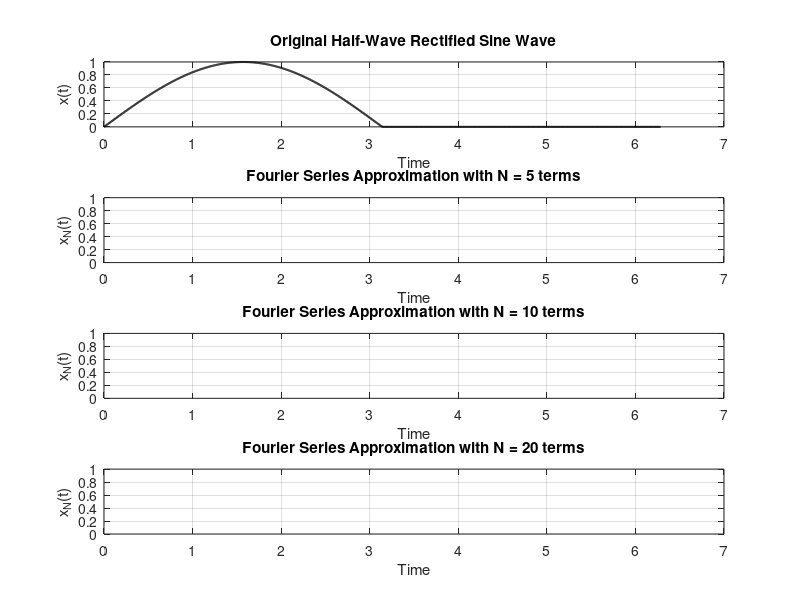

Write the MATLAB code that produced this figure.
% Define time vector and period
T = 2 * pi;
t = linspace(0, T, 1000);
% Define the original half-wave rectified sine wave
x_t = (t <= pi) .* sin(t);
% Plot original signal
figure;
subplot(4,1,1);
plot(t, x_t, 'k', 'LineWidth', 1.5);
title('Original Half-Wave Rectified Sine Wave');
xlabel('Time');
ylabel('x(t)');
grid on;
% Fourier series approximation
terms = [5, 10, 20];
for i = 1:length(terms)
 N = terms(i);
 y_t = ones(size(t)) / pi; % Start with a0 term
 
 for n = 1:N
 b_n = (2 / (pi * (1 - n^2))) * (1 - (-1)^n); % Fourier coefficient b_n
 y_t = y_t + b_n * sin(n * t); % Sum up to N terms
 end
 
 % Plot Fourier approximation
 subplot(4,1,i+1);
 plot(t, y_t, 'r', 'LineWidth', 1.5);
 title(['Fourier Series Approximation with N = ', num2str(N), ' terms']);
 xlabel('Time');
 ylabel(['x_N(t)']);
 grid on;
end
